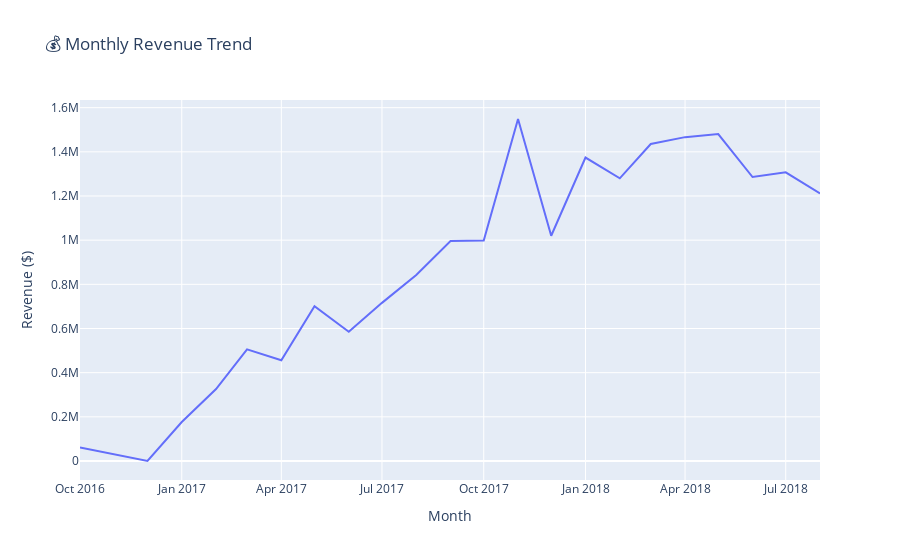
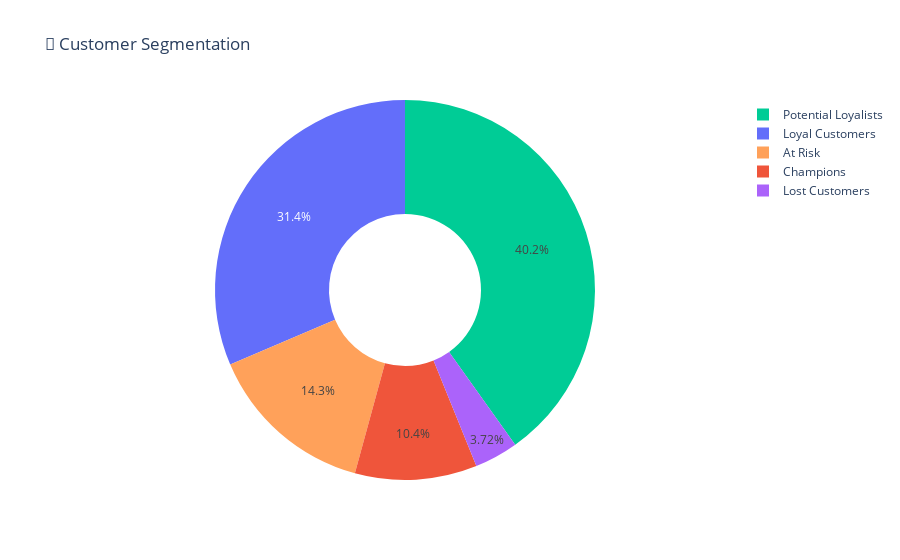
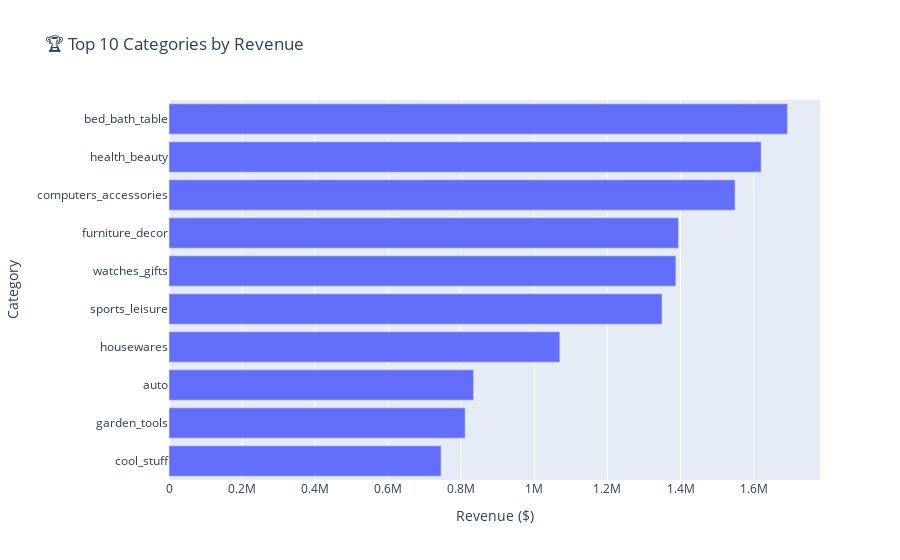
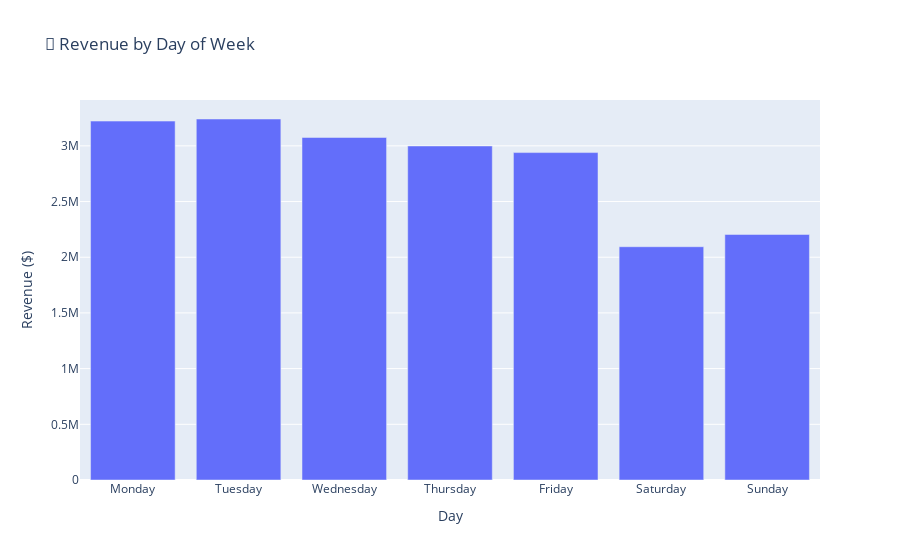

Notebook cell for these charts, in order:
### Code cell
# ============================================
# 5.8 VISUALIZATIONS
# ============================================

import plotly.express as px
import plotly.graph_objects as go
from plotly.subplots import make_subplots

# 1. Revenue Trend
fig1 = px.line(monthly.reset_index(), 
               x='year_month', 
               y='total_amount',
               title='💰 Monthly Revenue Trend',
               labels={'total_amount': 'Revenue ($)', 'year_month': 'Month'})
fig1.show()

# 2. Customer Segments
segment_counts = rfm['segment'].value_counts()
colors = ['#00CC96', '#636EFA', '#FFA15A', '#EF553B', '#AB63FA']

fig2 = go.Figure(data=[go.Pie(
    labels=segment_counts.index,
    values=segment_counts.values,
    marker=dict(colors=colors),
    hole=0.4
)])
fig2.update_layout(title='👥 Customer Segmentation')
fig2.show()

# 3. Top Categories
fig3 = px.bar(top_products.head(10).reset_index(), 
              x='total_amount', 
              y='category',
              orientation='h',
              title='🏆 Top 10 Categories by Revenue',
              labels={'total_amount': 'Revenue ($)', 'category': 'Category'})
fig3.update_layout(yaxis={'categoryorder': 'total ascending'})
fig3.show()

# 4. Day of Week Pattern
fig4 = px.bar(dow_sales.reset_index(), 
              x='day_of_week', 
              y='total_amount',
              title='📆 Revenue by Day of Week',
              labels={'total_amount': 'Revenue ($)', 'day_of_week': 'Day'})
fig4.show()

# 5. Monthly Trends (Dual Axis)
fig5 = make_subplots(specs=[[{"secondary_y": True}]])

fig5.add_trace(
    go.Scatter(x=monthly.index, y=monthly['total_amount'], 
               name='Revenue', line=dict(color='#636EFA', width=3)),
    secondary_y=False
)

fig5.add_trace(
    go.Scatter(x=monthly.index, y=monthly['unique_customers'], 
               name='Customers', line=dict(color='#EF553B', width=3)),
    secondary_y=True
)

fig5.update_layout(title='📊 Revenue & Customer Trends', hovermode='x unified')
fig5.update_yaxes(title_text="Revenue ($)", secondary_y=False)
fig5.update_yaxes(title_text="Unique Customers", secondary_y=True)
fig5.show()

print("✅ All visualizations generated!")

### Figure 1 — Plotly figure (JSON) as saved in the notebook; plotly's stock layout.template omitted (floating-point values rounded to 4 significant figures)
{"data": [{"hovertemplate": "Month=%{x}<br>Revenue ($)=%{y}<extra></extra>", "legendgroup": "", "line": {"color": "#636efa", "dash": "solid"}, "marker": {"symbol": "circle"}, "mode": "lines", "name": "", "orientation": "v", "showlegend": false, "type": "scatter", "x": ["2016-10", "2016-12", "2017-01", "2017-02", "2017-03", "2017-04", "2017-05", "2017-06", "2017-07", "2017-08", "2017-09", "2017-10", "2017-11", "2017-12", "2018-01", "2018-02", "2018-03", "2018-04", "2018-05", "2018-06", "2018-07", "2018-08"], "xaxis": "x", "y": [61750.0, 19.62, 176500.0, 325800.0, 505700.0, 456100.0, 701300.0, 585400.0, 716100.0, 842700.0, 996300.0, 998600.0, 1549000.0, 1020000.0, 1374000.0, 1280000.0, 1435000.0, 1467000.0, 1481000.0, 1286000.0, 1307000.0, 1211000.0], "yaxis": "y"}], "layout": {"legend": {"tracegroupgap": 0}, "title": {"text": "💰 Monthly Revenue Trend"}, "xaxis": {"anchor": "y", "domain": [0, 1], "title": {"text": "Month"}}, "yaxis": {"anchor": "x", "domain": [0, 1], "title": {"text": "Revenue ($)"}}}}

### Figure 2 — Plotly figure (JSON) as saved in the notebook; plotly's stock layout.template omitted (floating-point values rounded to 4 significant figures)
{"data": [{"hole": 0.4, "labels": ["Potential Loyalists", "Loyal Customers", "At Risk", "Champions", "Lost Customers"], "marker": {"colors": ["#00CC96", "#636EFA", "#FFA15A", "#EF553B", "#AB63FA"]}, "type": "pie", "values": [37483, 29329, 13384, 9687, 3474]}], "layout": {"title": {"text": "👥 Customer Segmentation"}}}

### Figure 3 — Plotly figure (JSON) as saved in the notebook; plotly's stock layout.template omitted (floating-point values rounded to 4 significant figures)
{"data": [{"alignmentgroup": "True", "hovertemplate": "Revenue ($)=%{x}<br>Category=%{y}<extra></extra>", "legendgroup": "", "marker": {"color": "#636efa", "pattern": {"shape": ""}}, "name": "", "offsetgroup": "", "orientation": "h", "showlegend": false, "textposition": "auto", "type": "bar", "x": [1693000.0, 1621000.0, 1549000.0, 1394000.0, 1387000.0, 1349000.0, 1070000.0, 833700.0, 810600.0, 744600.0], "xaxis": "x", "y": ["bed_bath_table", "health_beauty", "computers_accessories", "furniture_decor", "watches_gifts", "sports_leisure", "housewares", "auto", "garden_tools", "cool_stuff"], "yaxis": "y"}], "layout": {"barmode": "relative", "legend": {"tracegroupgap": 0}, "title": {"text": "🏆 Top 10 Categories by Revenue"}, "xaxis": {"anchor": "y", "domain": [0, 1], "title": {"text": "Revenue ($)"}}, "yaxis": {"anchor": "x", "categoryorder": "total ascending", "domain": [0, 1], "title": {"text": "Category"}}}}

### Figure 4 — Plotly figure (JSON) as saved in the notebook; plotly's stock layout.template omitted (floating-point values rounded to 4 significant figures)
{"data": [{"alignmentgroup": "True", "hovertemplate": "Day=%{x}<br>Revenue ($)=%{y}<extra></extra>", "legendgroup": "", "marker": {"color": "#636efa", "pattern": {"shape": ""}}, "name": "", "offsetgroup": "", "orientation": "v", "showlegend": false, "textposition": "auto", "type": "bar", "x": ["Monday", "Tuesday", "Wednesday", "Thursday", "Friday", "Saturday", "Sunday"], "xaxis": "x", "y": [3222000.0, 3241000.0, 3075000.0, 2999000.0, 2940000.0, 2094000.0, 2204000.0], "yaxis": "y"}], "layout": {"barmode": "relative", "legend": {"tracegroupgap": 0}, "title": {"text": "📆 Revenue by Day of Week"}, "xaxis": {"anchor": "y", "domain": [0, 1], "title": {"text": "Day"}}, "yaxis": {"anchor": "x", "domain": [0, 1], "title": {"text": "Revenue ($)"}}}}
